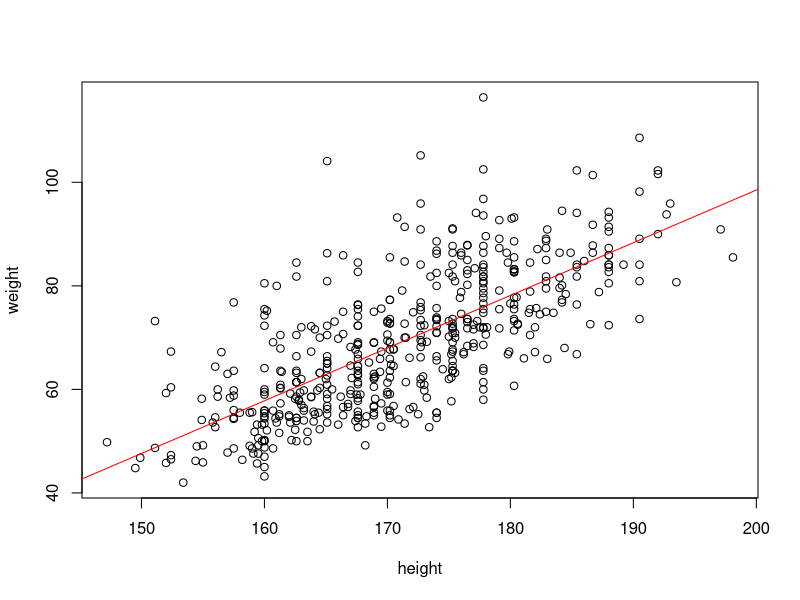
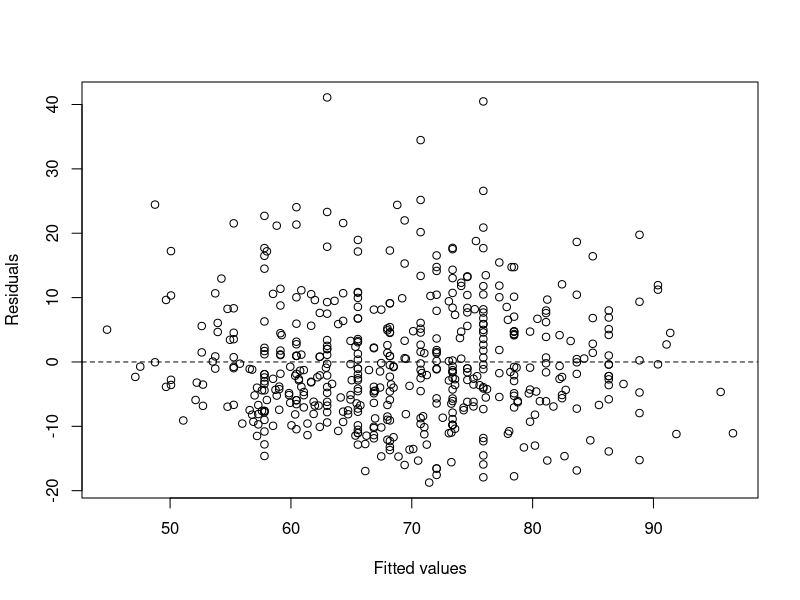
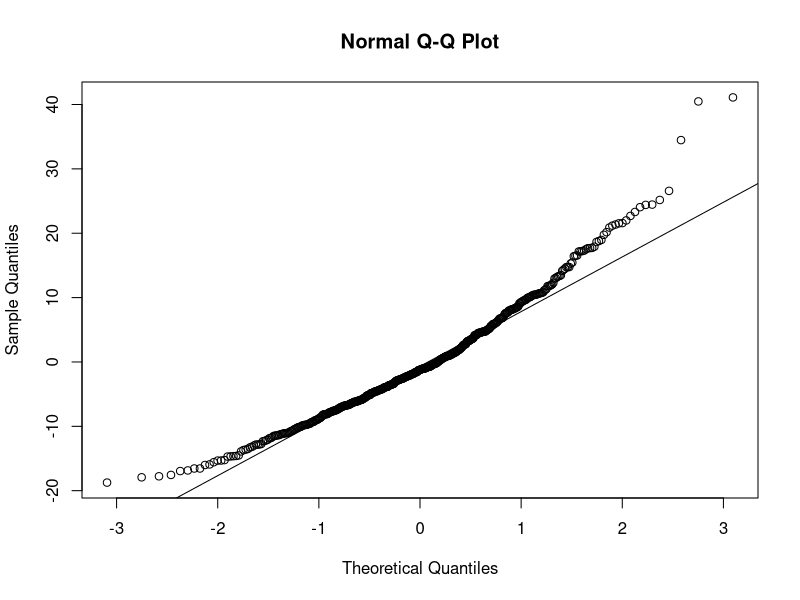
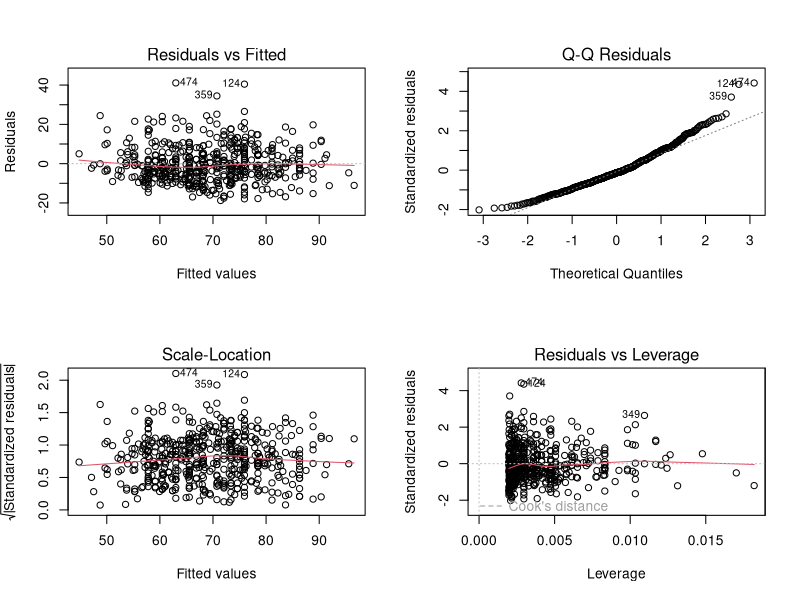
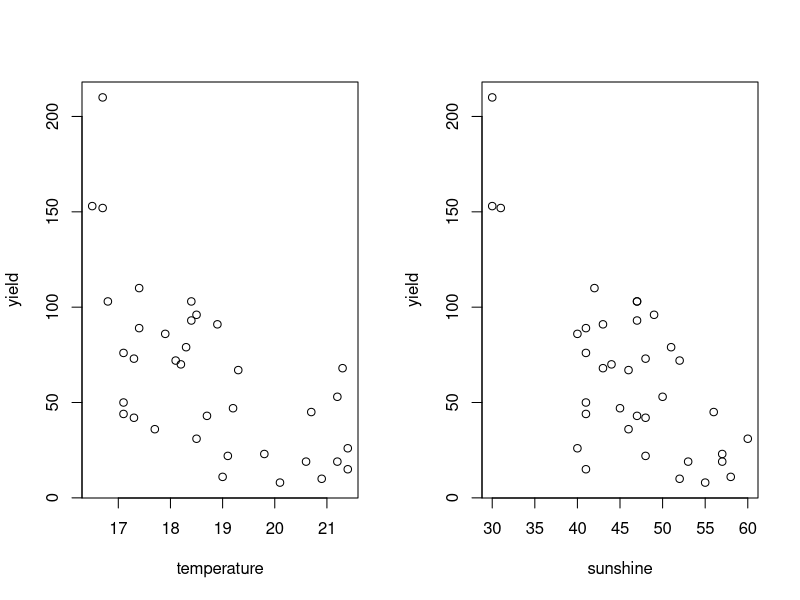
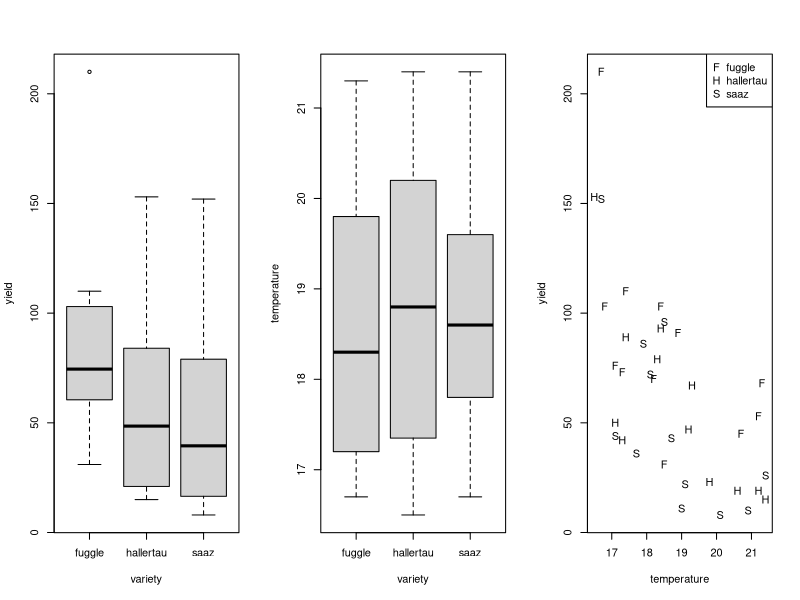
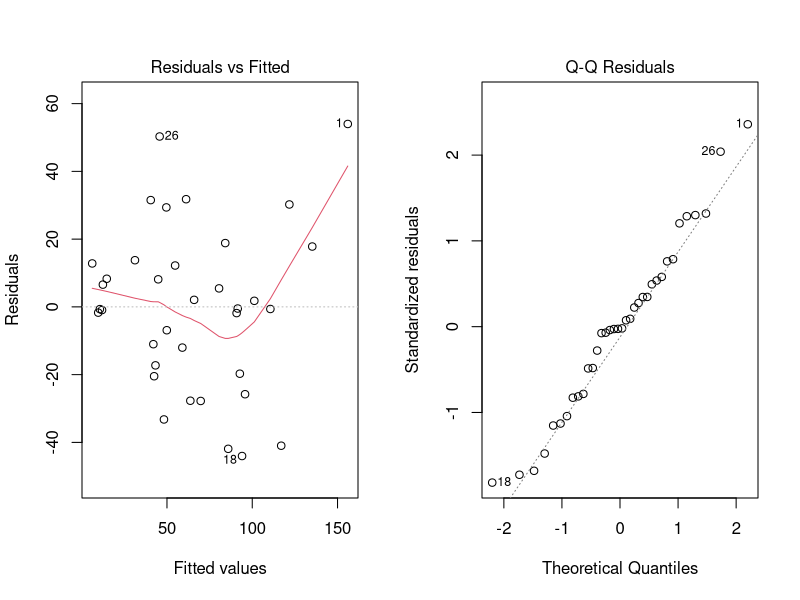
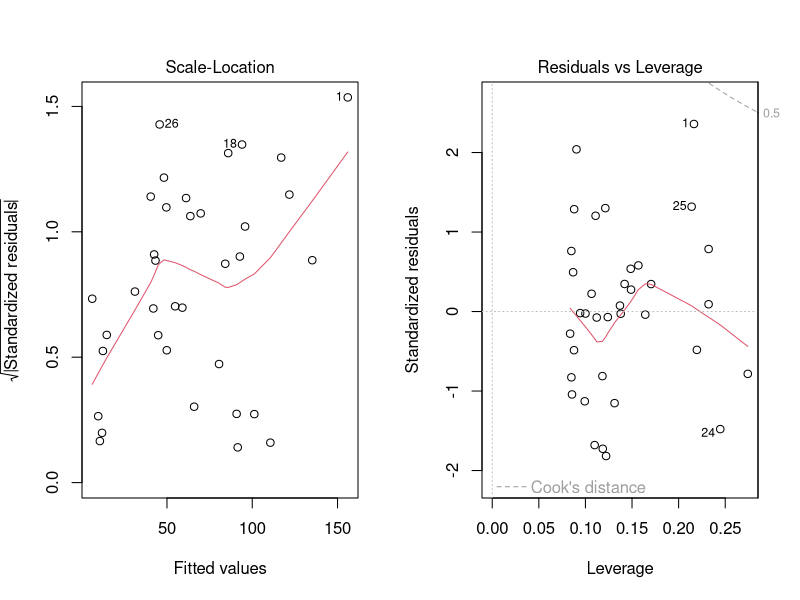

These charts were generated, in order, by the following R code:
## ---- chunk 1
body <- read.table("body.txt", header = TRUE)
## ---- chunk 2
slr1 <- lm(weight ~ height, data = body)
summary(slr1) 
## ---- chunk 3
plot(weight ~ height, data = body)
abline(slr1, col = "red")
## ---- chunk 4
plot(x = fitted(slr1), y = resid(slr1), xlab = "Fitted values", ylab = "Residuals")
abline(h = 0, lty = "dashed")
## ---- chunk 5
qqnorm(y = resid(slr1));qqline(y = resid(slr1))
## ---- chunk 6
par(mfrow=c(2,2))
plot(slr1)
## ---- chunk 7
hops <- read.table("hops.txt", header = TRUE)
summary(hops)
## ---- chunk 8
hops
## ---- chunk 9
head(hops)
tail(hops)
## ---- chunk 10
par(mfrow = c(1, 2))
plot(yield ~ temperature, data = hops)
plot(yield ~ sunshine, data = hops)

par(mfrow = c(1, 3))
boxplot(yield~variety,data=hops)
boxplot(temperature~variety,data=hops)

## ---- chunk 11
plot(yield ~ temperature, data = hops, type = "n")
points(yield ~ temperature, data = subset(hops, variety == "fuggle"), pch = "F")
points(yield ~ temperature, data = subset(hops, variety == "hallertau"), pch = "H")
points(yield ~ temperature, data = subset(hops, variety == "saaz"), pch = "S")
legend("topright", legend = c("fuggle", "hallertau", "saaz"), pch = c("F", "H", "S"))
## ---- chunk 12
fm1 <- lm(yield ~ temperature + sunshine + fuggle.id + hallertau.id, data = hops)
summary(fm1)
## ---- chunk 13
fm2 <- lm(yield ~ temperature + sunshine, data = hops)
## ---- chunk 14
anova(fm2, fm1)
## ---- chunk 15
par(mfrow = c(1, 2))
plot(fm1)
## ---- chunk 16
par(mfrow = c(1, 2))

plot(resid(fm1) ~ hops$temperature)
abline(h = 0, lty = "dotted")

plot(resid(fm1) ~ hops$sunshine)
abline(h = 0, lty = "dotted")
## ---- chunk 17
fm3 <- lm(yield ~ temperature + sunshine + I(sunshine^2) + fuggle.id + hallertau.id, data = hops)

summary(fm3)
## ---- chunk 18
plot(resid(fm3) ~ hops$sunshine)
abline(h = 0, lty = "dotted")
## ---- chunk 19
fm4 <- lm(yield ~ temperature + sunshine + I(sunshine^2) + I(sunshine^3) + fuggle.id + hallertau.id, data = hops)
summary(fm4)
## ---- chunk 20
plot(resid(fm4) ~ hops$sunshine)
abline(h = 0, lty = "dotted")
## ---- chunk 21
fm1a <- lm(yield ~ temperature + sunshine + variety, data = hops)
summary(fm1a)
## ---- chunk 22
hops$variety<-as.factor(hops$variety) # Verificar si esto esta bien
contrasts(hops$variety)
## ---- chunk 23
hops.subset <- subset(hops, sunshine > 35) # remove the three data points with sunshine < 35

fm5 <- lm(yield ~ temperature + sunshine + variety, data = hops.subset)

summary(fm5)
## ---- chunk 24
par(mfrow = c(1, 2))
plot(resid(fm5) ~ hops.subset$temperature)
abline(h = 0, lty = "dotted")

plot(resid(fm5) ~ hops.subset$sunshine)
abline(h = 0, lty = "dotted")
## ---- chunk 25
fm6 <- lm(yield ~ temperature + sunshine, data = hops.subset)
anova(fm6, fm5)
summary(fm6)
